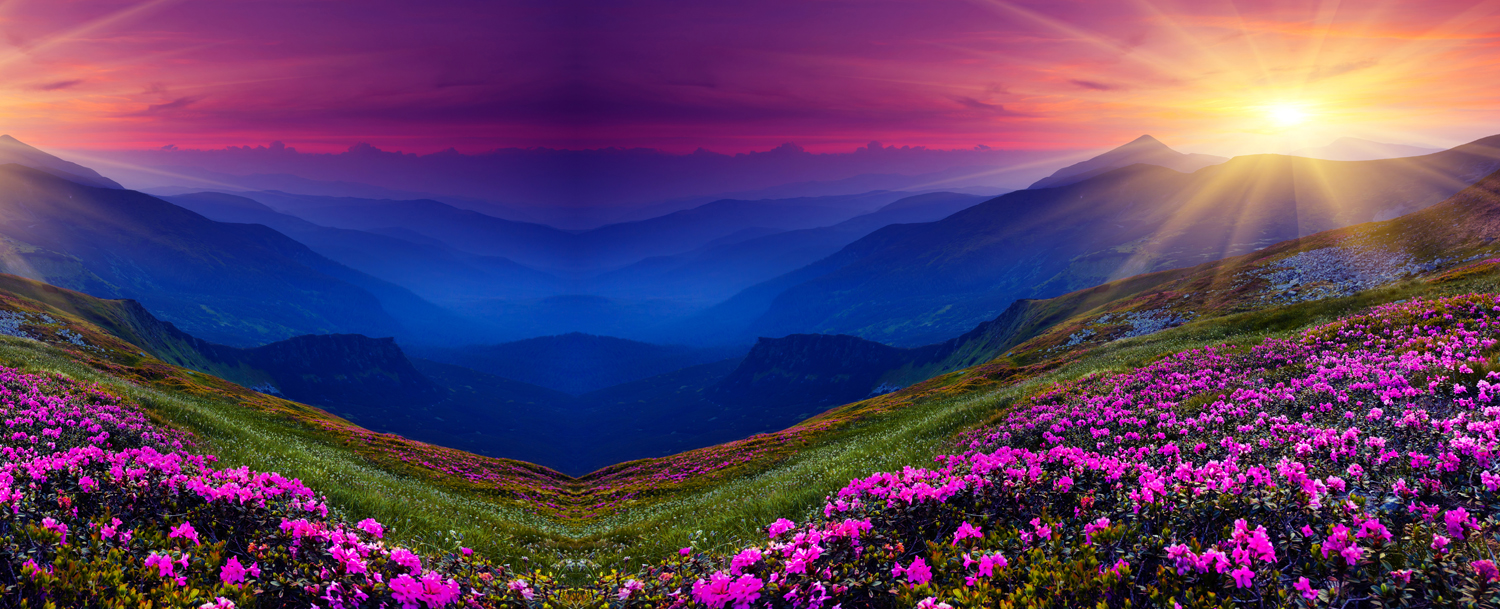
#> input picture HARIDHARAN/mm.jpg, 1500 x 609 px
$ jupyter execute Untitled1.ipynb   (shell and % lines are left out)
#> lines starting #> are read from the running program, lines starting #| are printed output that depends on the picture
[cell 1]
import numpy as np
import matplotlib.pyplot as plt
import cv2

[cell 2]
image = cv2.imread('mm.jpg')
#> image is the input picture: shape (609, 1500, 3); mean B, G, R 100.1, 62.4, 92.6
image = cv2.cvtColor(image, cv2.COLOR_BGR2RGB)
plt.imshow(image)

[cell 3]
pixel_vals = image.reshape((-1,3))
pixel_vals = np.float32(pixel_vals)

[cell 4]
criteria = (cv2.TERM_CRITERIA_EPS + cv2.TERM_CRITERIA_MAX_ITER, 100, 0.85)
k = 3
retval, labels, centers = cv2.kmeans(pixel_vals, k, None, criteria, 10, cv2.KMEANS_RANDOM_CENTERS)
#> retval = 3.67e+09; centers = [[51.68, 44.33, 121.5], [202.2, 110.2, 143.1], [56.14, 46.93, 30.45]]
centers = np.uint8(centers)
#> centers = [[51, 44, 121], [202, 110, 143], [56, 46, 30]]
segmented_data = centers[labels.flatten()]
segmented_image = segmented_data.reshape((image.shape))
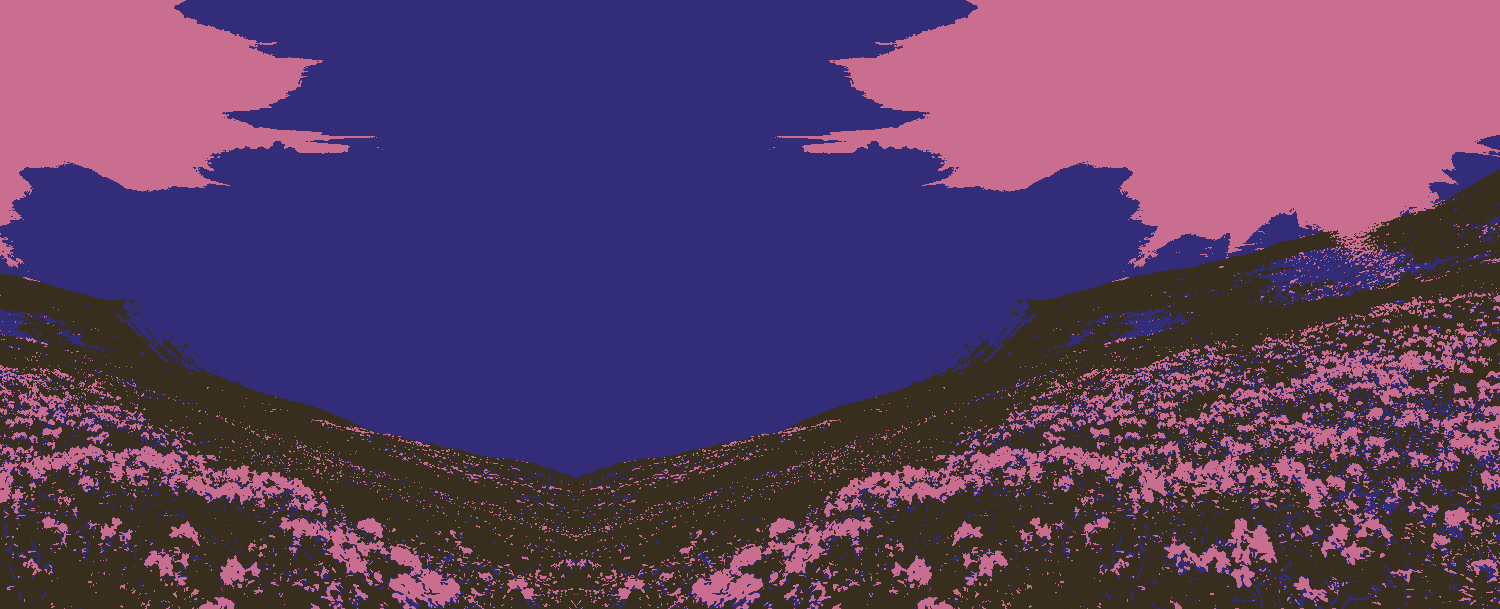
#> segmented_image: shape (609, 1500, 3); mean R, G, B 92.2, 61.9, 99.7
plt.imshow(segmented_image)
